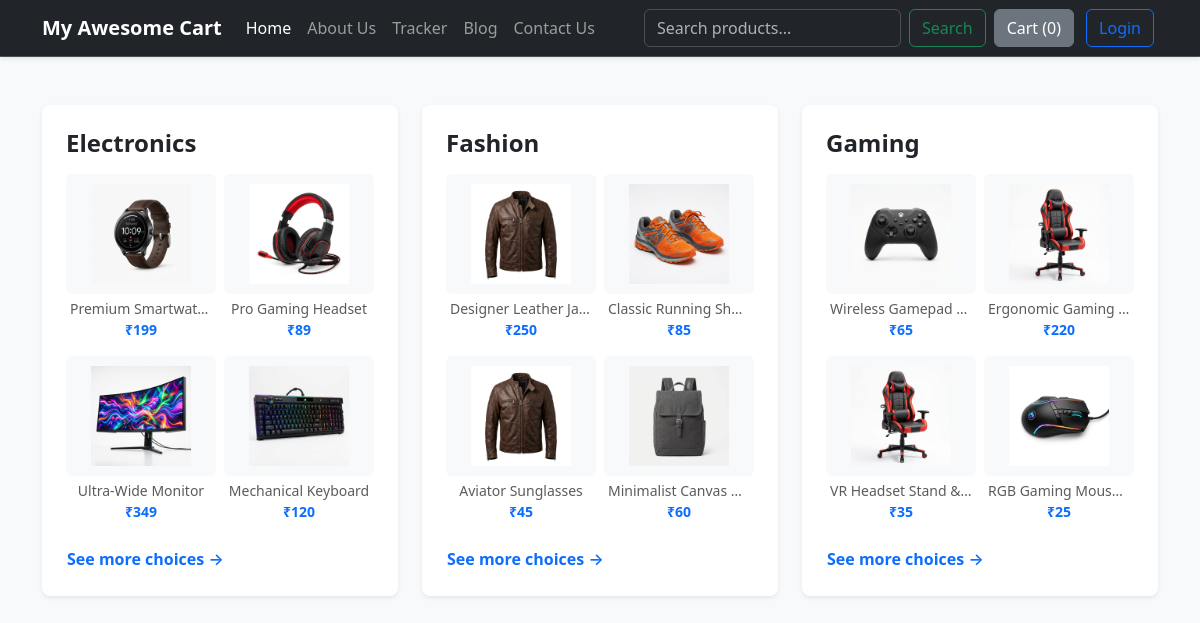
The app's page /shop/ with its own data.
### shop/models.py (models this page shows, shortened)
class Product(models.Model):
    product_name = models.CharField(max_length=50)
    category = models.CharField(max_length=50, default="")
    subcategory = models.CharField(max_length=50, default="")
    price = models.IntegerField(default=0)
    description = models.CharField(max_length=300)
    pub_date = models.DateField()
    image = models.ImageField(upload_to="shop/images", default="")
    views = models.IntegerField(default=0)

### shop/views.py (the view)
# urls.py: path('', views.index, name='blogHome'),
def index(request):
    allProds = []
    catprods = Product.objects.values('category', 'id')
    cats = {item['category'] for item in catprods}
    for cat in cats:
        prod = Product.objects.filter(category=cat)
        n = len(prod)
        nSlides = n // 4 + math.ceil((n / 4) - (n // 4))
        allProds.append([prod, range(1, nSlides), nSlides])
    context = {'allProds': allProds}
    if len(allProds) == 0 or len(allProds[0][0]) == 0:
        context['message'] = "No products found in the store."
    return render(request, 'shop/index.html', context)

### shop/Templates/shop/index.html (shortened to what this page needs)
{% extends "shop/basic.html" %}
{% load static %}
{% block body %}
<div class="container my-5">
  <div class="row g-4">
    {% for product, range, nSlides in allProds %}
    <div class="col-12 col-md-6 col-lg-4">
      <div class="card border-0 shadow-sm h-100 p-4 rounded-3 bg-white">
        <h4 class="fw-bold text-dark mb-3">{{ product.0.category }}</h4>
        <div class="row g-2">
          {% for p in product|slice:":4" %}
          <div class="col-6 text-center position-relative">
            <a href="/shop/products/{{ p.id }}" class="text-decoration-none">
              <div class="bg-light p-2 rounded-2 mb-1" style="height: 120px; display: flex; align-items: center; justify-content: center;">
                <img src="/media/{{ p.image }}" class="img-fluid" style="max-height: 100px; object-fit: contain;" alt="{{ p.product_name }}">
              </div>
              <span class="d-block text-truncate text-muted small px-1 fw-medium">{{ p.product_name }}</span>
              <span class="d-block text-primary small fw-bold mb-2">₹{{ p.price }}</span>
            </a>
          </div>
          {% endfor %}
        </div>
        <a href="/shop/search/?query={{ product.0.category }}" class="btn btn-link text-start text-primary p-0 mt-3 small fw-semibold text-decoration-none">See more choices →</a>
      </div>
    </div>
    {% endfor %}
  </div>
</div>
{% endblock %}

### shop/Templates/shop/basic.html (shortened to what this page needs)
<!doctype html>
<html lang="en">
  <head>
    <link href="https://cdn.jsdelivr.net/npm/bootstrap@5.3.3/dist/css/bootstrap.min.css" rel="stylesheet">
  </head>
  <body>
    {% load static %}
    {% block navbar %}
    <nav class="navbar navbar-expand-lg bg-dark border-bottom border-body shadow-sm" data-bs-theme="dark">
      <div class="container">
        <a class="navbar-brand fw-bold" href="/shop">My Awesome Cart</a>
        <div class="collapse navbar-collapse" id="navbarSupportedContent">
          <ul class="navbar-nav me-auto mb-2 mb-lg-0">
            <li class="nav-item">
              <a class="nav-link active" aria-current="page" href="/shop">Home</a>
            </li>
            <li class="nav-item">
              <a class="nav-link" href="/shop/about">About Us</a>
            </li>
            <li class="nav-item">
              <a class="nav-link" href="/shop/tracker">Tracker</a>
            </li>
            <li class="nav-item">
              <a class="nav-link" href="/blog">Blog</a>
            </li>
            <li class="nav-item">
              <a class="nav-link" href="/shop/contact">Contact Us</a>
            </li>
          </ul>
          <form method="get" action="/shop/search/" class="d-flex position-relative" role="search" id="searchForm">
            <input class="form-control me-2" type="search" placeholder="Search products..." aria-label="Search" name="query" id="query" autocomplete="off"/>
            <button class="btn btn-outline-success" type="submit">Search</button>
          </form>
          <button type="button" class="btn btn-secondary mx-2" id="popcart" data-bs-container="body" data-bs-toggle="popover" data-bs-placement="bottom" data-bs-html="true" data-bs-content="Bottom popover">
            Cart (<span id="cart">0</span>)
          </button>
          {% if user.is_authenticated %}
            <a href="/shop/logout/" class="btn btn-outline-danger mx-1">Logout ({{ user.username }})</a>
          {% else %}
            <a href="/shop/login/" class="btn btn-outline-primary mx-1">Login</a>
          {% endif %}
        </div>
      </div>
    </nav>
    {% endblock %}
    {% block body %}{% endblock %}
  </body>
</html>

### shop/Templates/shop/index.html (style rules this page uses)
:root { --primary-color: #0d6efd; --hover-lift: -6px; }
body { background-color: #f8f9fa; }

### records on screen
Product: category "Electronics", image (picture), product_name "Premium Smartwatch", price "199"
Product: image (picture), product_name "Pro Gaming Headset", price "89"
Product: image (picture), product_name "Ultra-Wide Monitor", price "349"
Product: image (picture), product_name "Mechanical Keyboard", price "120"
Product: category "Fashion", image (picture), product_name "Designer Leather Ja…", price "250"
Product: image (picture), product_name "Classic Running Sh…", price "85"
Product: image (picture), product_name "Aviator Sunglasses", price "45"
Product: image (picture), product_name "Minimalist Canvas…", price "60"
Product: category "Gaming", image (picture), product_name "Wireless Gamepad…", price "65"
Product: image (picture), product_name "Ergonomic Gaming…", price "220"
Product: image (picture), product_name "VR Headset Stand &…", price "35"
Product: image (picture), product_name "RGB Gaming Mous…", price "25"
